Frame 1 (no input): blank canvas, image omitted
Frame 60 (the mouse pressed at the canvas centre just before this capture): blank canvas, image omitted
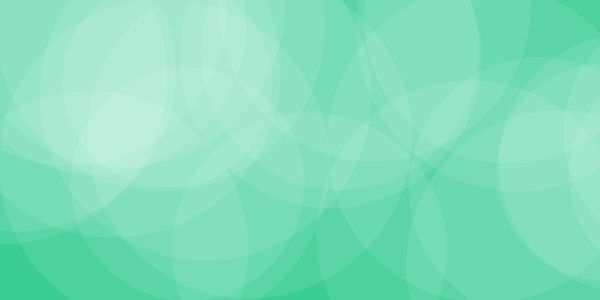
Frame 120 (the mouse held since frame 60 and released just before this capture)

The Processing sketch whose frames 1 and 60 were blank and that drew this single picture after the mouse press (run headless with seeded random() and noise(); from frame 60 on, the mouse is pressed at the canvas centre):

// Processing sketch: processing_116261
// ── processing_116261.pde

int circles = 100;
int[] x = new int[circles];
int[] y = new int[circles];


void setup(){
  size(600,300);
  noStroke();
  println();
  for (int i=0; i<x.length; i++){
      x[i] = int(random(width));
      y[i] = int(random(height));
  
}
  
}

void draw(){
  background(40,200,140);
  fill(255,(mouseX+mouseY)*0.05);
  
  for (int i=0; i<x.length; i++){
      float distance = dist(i*1,i*2,mouseX,mouseY);
      
        ellipse(x[i]*0.2*i, y[i], distance, distance);
  }
    


}
